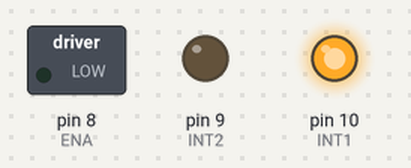
The sketch below on a simulated Arduino Uno, built with avr-gcc and run on an emulated ATmega328P. Shown: switched loads named in the sketch (green lamp = pin HIGH), output pins drawn as LEDs (lit = HIGH).

Above: at 0.3 s.
At 1.5 s:
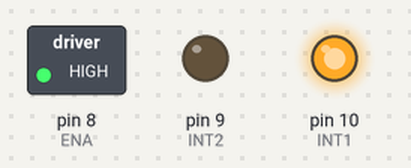
Timing chart, 0 to 5.4 s (numbered marks = the images above):
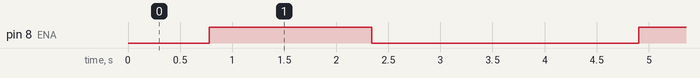

The sketch:

control_L298N.ino
```cpp
#define ENA 8   // Define ENA pin connected to PWM
#define INT1 10 // Define INT1 pin
#define INT2 9  // Define INT2 pin

void setup() {
  // Set motor control pins as outputs
  pinMode(ENA, OUTPUT);
  pinMode(INT1, OUTPUT);
  pinMode(INT2, OUTPUT);

  // Initialize the motor direction
  digitalWrite(INT1, HIGH);  // Set INT1 low
  digitalWrite(INT2, LOW); // Set INT2 high to define motor direction
}

void loop() {
  // Increase speed
  for (int speed = 0; speed <= 255; speed += 5) {
    analogWrite(ENA, speed); // Set motor speed
    delay(30);               // Short delay to see the speed increase effect
  }

  // Decrease speed
  for (int speed = 255; speed >= 0; speed -= 5) {
    analogWrite(ENA, speed); // Set motor speed
    delay(30);               // Short delay to see the speed decrease effect
  }

  delay(1000); // Wait for a second before the next speed cycle begins
}
```

Measured:
- by itself, pin 8 (ENA): alternates HIGH for 1.6 s and LOW for 2.6 s
